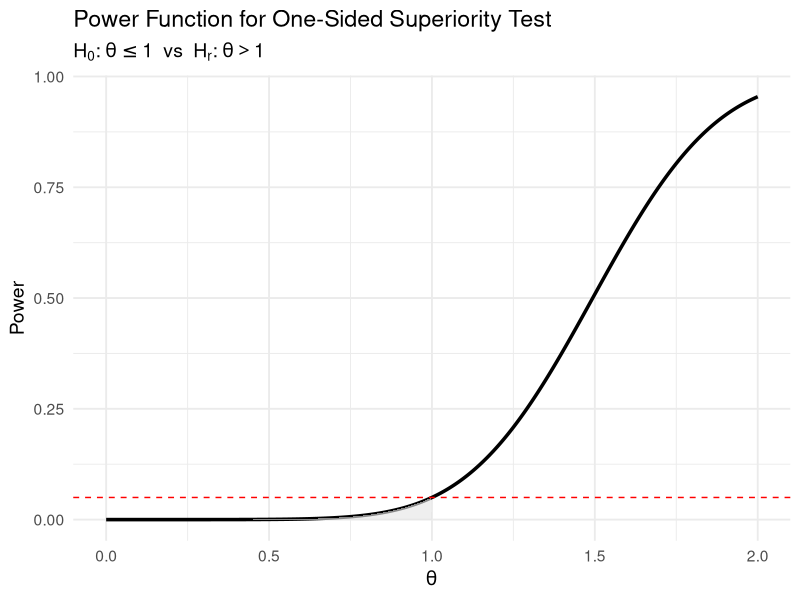

This chart was generated by the following R code:
## ---- chunk 1
library(ggplot2)

# Parameters
alpha <- 0.05
se_hat <- 0.3
theta_seq <- seq(0, 2, length.out = 500)
z_alpha <- qnorm(1 - alpha)

# Correct power function:
# Power(theta) = 1 - Φ(z_alpha - (theta - 1) / SE)
power <- 1 - pnorm(z_alpha - (theta_seq - 1) / se_hat)

# Identify null-consistent values
df <- data.frame(
  theta = theta_seq,
  power = power,
  null_region = theta_seq <= 1
)

# Plot
ggplot(df, aes(x = theta, y = power)) +
  geom_line(size = 1.2) +
  geom_area(data = subset(df, null_region), aes(x = theta, y = power), fill = "gray90", alpha = 0.6) +
  geom_hline(yintercept = alpha, linetype = "dashed", color = "red") +
  labs(
    title = "Power Function for One-Sided Superiority Test",
    subtitle = expression(H[0]*":"~theta <= 1~~"vs"~~H[r]*":"~theta > 1),
    x = expression(theta),
    y = "Power"
  ) +
  theme_minimal(base_size = 14)
